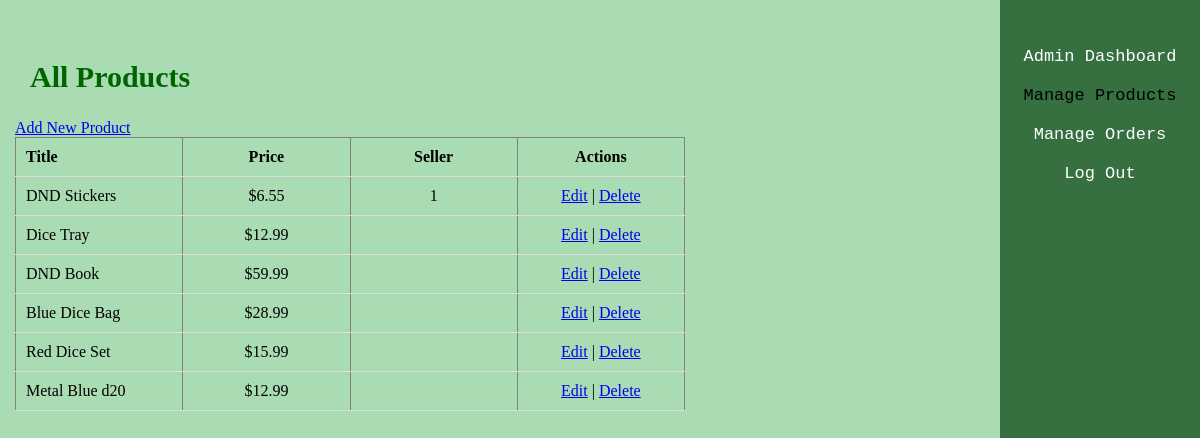
/admin/manage_products.php (signed in), run on the app's committed database.
### tables this page shows
CREATE TABLE `products` (
  `product_id` int(11) NOT NULL,
  `title` varchar(255) NOT NULL,
  `description` text DEFAULT NULL,
  `price` decimal(10,2) NOT NULL,
  `image_url` varchar(255) DEFAULT NULL,
  `seller_id` int(11) DEFAULT NULL,
  `created_at` timestamp NOT NULL DEFAULT current_timestamp(),
  `color` varchar(50) DEFAULT NULL,
  `type` varchar(50) DEFAULT NULL
);

### admin/manage_products.php (the view, shortened to what this page needs)
<?php
require 'admin_auth.php';
$result = $con->query("SELECT * FROM products ORDER BY created_at DESC");
?>
<!DOCTYPE html>
<html lang="en">
<head>
    <link rel="stylesheet" href="../styles.css">
</head>
<body>
    <div class="container">
        <div class="sidebar">
            <ul>
                <li><a href="dashboard.php">Admin Dashboard</a></li>
                <li><a href="manage_products.php" class="active">Manage Products</a></li>
                <li><a href="manage_orders.php">Manage Orders</a></li>
                <li><a href="../logout.php">Log Out</a></li>
            </ul>
            <div class="social-icons">
            </div>
        </div>
        <div class="content">
            <h2>All Products</h2>
            <a href="add_product.php">Add New Product</a>
            <table border="1">
            <tr>
                <th>Title</th><th>Price</th><th>Seller</th><th>Actions</th>
            </tr>
            <?php while ($product = $result->fetch_assoc()): ?>
            <tr>
                <td><?= htmlspecialchars($product['title']) ?></td>
                <td>$<?= number_format($product['price'], 2) ?></td>
                <td><?= $product['seller_id'] ?></td>
                <td>
                    <a href="edit_product.php?id=<?= $product['product_id'] ?>">Edit</a> |
                    <a href="delete_product.php?id=<?= $product['product_id'] ?>" onclick="return confirm('Are you sure?')">Delete</a>
                </td>
            </tr>
            <?php endwhile; ?>
            </table>
        </div>
    </div>
</body>
</html>

### styles.css (style rules this page uses)
html, body { height: 100%; margin: 0; padding: 0; overflow-x: hidden; }
body { background-color: #A9DCB2; }
h2 { font-family: 'Copperplate', fantasy; color: darkgreen; text-align: left; padding-left: 15px; font-size: 30px; }
.sidebar { position: fixed; top: 0; right: 0; height: 100%; width: 200px; background-color: #367040; padding-top: 20px; z-index: 1001; font-family: 'Lucida Console', monospace; font-size: 17px; }
.sidebar ul { list-style: none; padding: 0; }
.sidebar ul li { padding: 10px; text-align: center; }
.sidebar ul li a { text-decoration: none; color: white; display: block; }
.sidebar ul li a:hover, .sidebar ul li a.active { color: black; border-radius: 5px; }
.social-icons { text-align: center; padding-top: 20px; }
.content { margin-right: 200px; padding: 15px; padding-bottom: 60px; }
.container { margin-right: 300px; padding-top: 20px; }
th { padding: 15px 20px; font-weight: bold; border-bottom: 2px solid #ddd; text-align: left; white-space: nowrap; }
table { width: 100%; border-collapse: collapse; }
th, td { padding: 10px; text-align: left; border-bottom: 1px solid #ddd; }
th:nth-child(1), td:nth-child(1) { width: 20%; }
th:nth-child(2), td:nth-child(2) { width: 20%; text-align: center; }
th:nth-child(3), td:nth-child(3) { width: 20%; text-align: center; }
th:nth-child(4), td:nth-child(4) { width: 20%; text-align: center; }

### data on the page
products: title "DND Stickers", price "6.55", seller "1"
products: title "Dice Tray", price "12.99"
products: title "DND Book", price "59.99"
products: title "Blue Dice Bag", price "28.99"
products: title "Red Dice Set", price "15.99"
products: title "Metal Blue d20", price "12.99"
